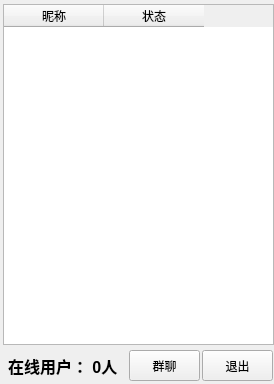
<?xml version="1.0" encoding="UTF-8"?>
<ui version="4.0">
 <class>MainInterface</class>
 <widget class="QWidget" name="MainInterface">
  <property name="geometry">
   <rect>
    <x>0</x>
    <y>0</y>
    <width>274</width>
    <height>384</height>
   </rect>
  </property>
  <property name="windowTitle">
   <string>用户列表</string>
  </property>
  <property name="windowIcon">
   <iconset resource="sources.qrc">
    <normaloff>:/new/ico/image/MSN-Messenger.png</normaloff>:/new/ico/image/MSN-Messenger.png</iconset>
  </property>
  <widget class="QTableWidget" name="tableWidget">
   <property name="geometry">
    <rect>
     <x>3</x>
     <y>4</y>
     <width>271</width>
     <height>341</height>
    </rect>
   </property>
   <property name="editTriggers">
    <set>QAbstractItemView::NoEditTriggers</set>
   </property>
   <column>
    <property name="text">
     <string>昵称</string>
    </property>
    <property name="icon">
     <iconset resource="sources.qrc">
      <normaloff>:/new/ico/image/User.png</normaloff>:/new/ico/image/User.png</iconset>
    </property>
   </column>
   <column>
    <property name="text">
     <string>状态</string>
    </property>
   </column>
  </widget>
  <widget class="QLabel" name="lblOnline">
   <property name="geometry">
    <rect>
     <x>8</x>
     <y>350</y>
     <width>121</width>
     <height>31</height>
    </rect>
   </property>
   <property name="font">
    <font>
     <pointsize>12</pointsize>
     <weight>75</weight>
     <bold>true</bold>
    </font>
   </property>
   <property name="text">
    <string>在线用户： 0人</string>
   </property>
  </widget>
  <widget class="QPushButton" name="pbAll">
   <property name="geometry">
    <rect>
     <x>129</x>
     <y>350</y>
     <width>71</width>
     <height>31</height>
    </rect>
   </property>
   <property name="text">
    <string>群聊</string>
   </property>
  </widget>
  <widget class="QPushButton" name="pbExit">
   <property name="geometry">
    <rect>
     <x>202</x>
     <y>350</y>
     <width>71</width>
     <height>31</height>
    </rect>
   </property>
   <property name="text">
    <string>退出</string>
   </property>
  </widget>
 </widget>
 <resources>
  <include location="sources.qrc"/>
 </resources>
 <connections/>
</ui>
